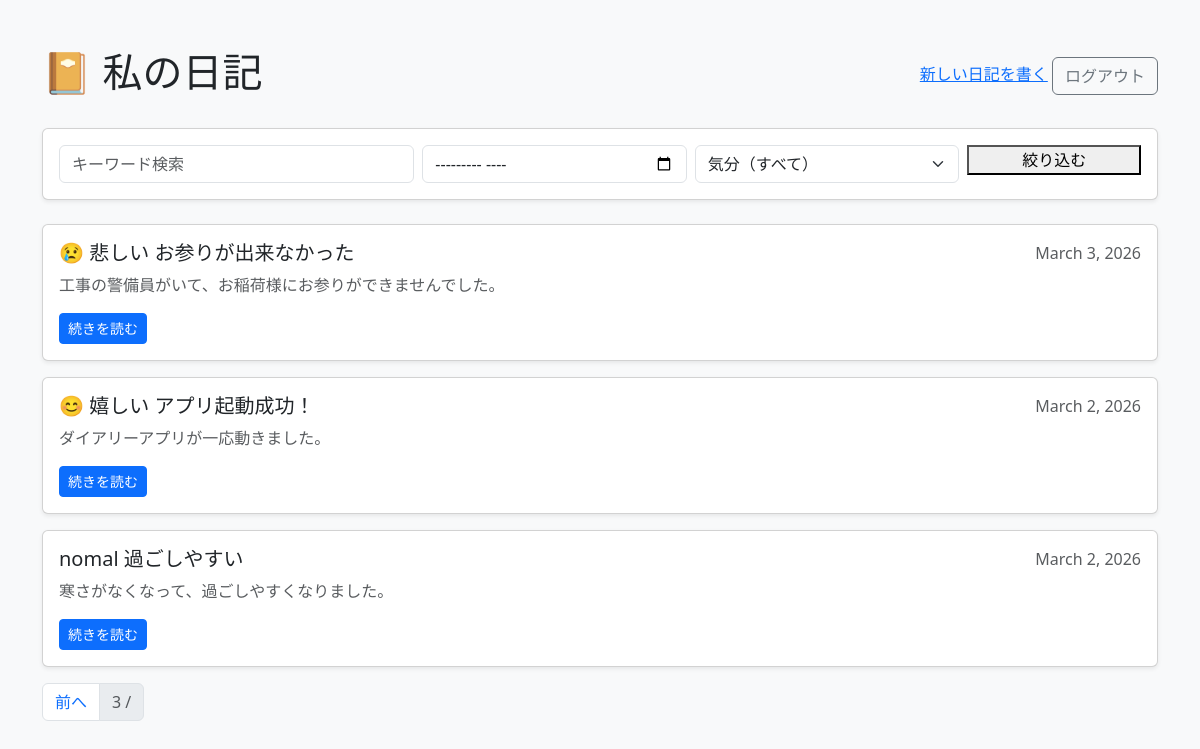
/?page=3&q=&month=&mood= (signed in), run on the app's committed database.
### diary/models.py (models this page shows, shortened)
class Entry(models.Model):
    MOOD_CHOICES = [
        ('happy', '😊 嬉しい'),
        ('normal', '😐 普通'),
        ('sad', '😢 悲しい'),
    ]
    user = models.ForeignKey(User, on_delete=models.CASCADE)
    title = models.CharField(max_length=200)
    content = models.TextField()
    mood = models.CharField(max_length=10, choices=MOOD_CHOICES, default='normal')
    date = models.DateField()
    created_at = models.DateTimeField(auto_now_add=True)
    class Meta:
        ordering = ['-date']

### diary/views.py (the view)
# urls.py: path('', views.entry_list, name='entry_list'),
@login_required
def entry_list(request):
    entries = Entry.objects.filter(user=request.user)
    query = request.GET.get('q', '')
    if query:
        entries = entries.filter(title__icontains=query) | entries.filter(content__icontains=query)
    month = request.GET.get('month', '')
    if month:
        year, m = month.split('_')
        entries = entries.filter(date__year=year, date__month = m)
    mood = request.GET.get('mood', '')
    if mood:
        entries = entries.filter(mood=mood)
    from django.core.paginator import Paginator
    paginator = Paginator(entries, 5)   # 1ページ5件
    page_number = request.GET.get('page')
    page_obj = paginator.get_page(page_number)
    return render(request, 'diary/entry_list.html', {
        'page_obj': page_obj,
        'query': query,
        'month': month,
        'mood': mood,
        'mood_choices': Entry.MOOD_CHOICES,
    })

### diary/templates/diary/entry_list.html (shortened to what this page needs)
<!DOCTYPE html>
<html lang="ja">
<head>
    <link href="https://cdn.jsdelivr.net/npm/bootstrap@5.3.0/dist/css/bootstrap.min.css" rel="stylesheet">
</head>
<body class="bg-light">
    <div class="container mt-5">
        <div class="d-flex justify-content-between align-items-center mb-4">
            <h1>📔 私の日記</h1>
            <div>
                <a href="{% url 'entry_new' %}" class=""btn btn-success>新しい日記を書く</a>
                <form method="post" action="{% url 'logout' %}" style="display:inline;">
                    <button type="submit" class="btn btn-outline-secondary">ログアウト</button>
                </form>
            </div>
        </div>
        <div class="card shadow-sm mb-4 p-3">
            <form method="get">
                <div class="row g-2">
                    <div class="col-md-4">
                        <input type="text" name="q" class="form-control"
                            placeholder="キーワード検索" value="{{ query }}">
                    </div>
                    <div class="col-md-3">
                        <input type="month" name="month" class="form-control" value="{{ month }}">
                    </div>
                    <div class="col-md-3">
                        <select name="mood" class="form-select">
                            <option value="">気分（すべて）</option>
                        </select>
                    </div>
                    <div class="col-md-2">
                        <button class="btn-btn-primary w-100">絞り込む</button>
                    </div>
                </div>
            </form>
        </div>
        {% if page_obj %}
            {% for entry in page_obj %}
                <div class="card mb-3 shadow-sm">
                    <div class="card-body">
                        <div class="d-flex justify-content-between">
                            <h5 class="card-title">{{ entry.get_mood_display }} {{ entry.title }}</h5>
                            <span class="text-muted">{{ entry.date }}</span>
                        </div>
                        <p class="card-text text-muted">{{ entry.content|truncatechars:80 }}</p>
                        <a href="{% url 'entry_detail' entry.pk %}" class="btn btn-primary btn-sm">続きを読む</a>
                    </div>
                </div>
            {% endfor %}
            <nav>
                <ul class="pagination justify-content-centeer">
                    {% if page_obj.has_previous %}
                        <li class="page-item">
                            <a class="page-link" href="?page={{ page_obj.previous_number }}&q={{ query }}&month={{ month }}&mood={{ mood }}">前へ</a>
                        </li>
                    {% endif %}
                    <li class="page-item disabled">
                        <span class="page-link">{{ page_obj.number }} / {{ page_obj.pagenator.num_pages }}</span>
                    </li>
                </ul>
            </nav>
        {% else %}
            <div class="text-center mt-5">
                <p class="text-muted">まだ日記がありません。最初の日記を書いてみましょう！</p>
                <a href="{% url 'entry_new' %}" class="btn btn-success">日記を書く</a>
            </div>
        {% endif %}
    </div>
</body>
</html>

### data on the page
Entry: mood "😢 悲しい", title "お参りが出来なかった", date "March 3, 2026", content "工事の警備員がいて、お稲荷様にお参りができませんでした。"
Entry: mood "😊 嬉しい", title "アプリ起動成功！", date "March 2, 2026", content "ダイアリーアプリが一応動きました。"
Entry: mood "nomal", title "過ごしやすい", date "March 2, 2026", content "寒さがなくなって、過ごしやすくなりました。"

### other printed values
{{ page_obj.number }} "3"
